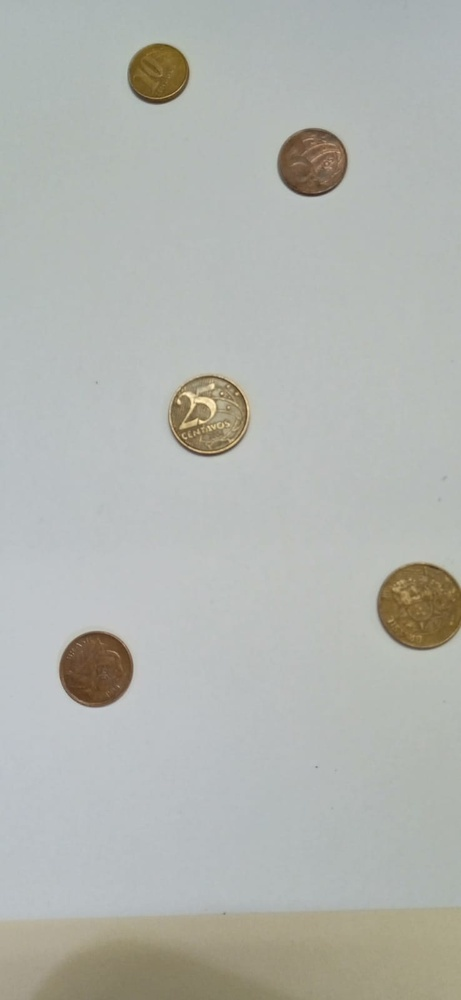
#> input picture Atividade/Implementação: Processamento Básico de Imagens/AtividadeMoerda/moedas.jpg, 461 x 1000 px, shrunk from 738 x 1600 before the run
$ python Moeda.py
#> lines starting #> are read from the running program, lines starting #| are printed output that depends on the picture; after the words box and inside, x2 and y2 are one past the last pixel; in counts of white or black regions, pixels touching at a corner belong together
import cv2
import numpy as np

# Carrega a imagem em escala de cinza
img = cv2.imread('moedas.jpg', cv2.IMREAD_GRAYSCALE)
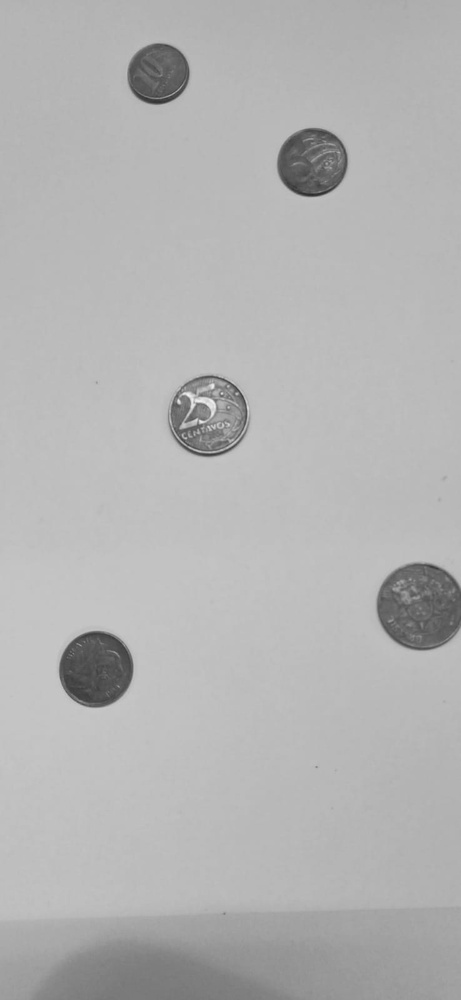
#> img: shape (1000, 461); min 41, max 243, mean 179.3

# Aplica a detecção de bordas usando o operador Canny
edges = cv2.Canny(img, 160, 300)
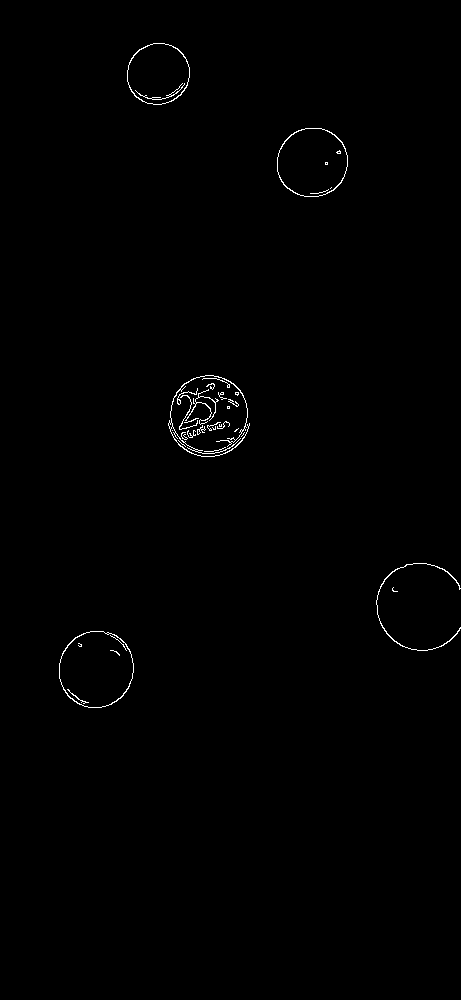
#> edges: shape (1000, 461); 0.51% white in thin lines or dots, all inside (x1, y1, x2, y2) = (59, 43, 461, 708)

# Aplica a detecção de círculos usando a transformada de Hough de círculos
circles = cv2.HoughCircles(edges, cv2.HOUGH_GRADIENT, 1, 50,
                           param1=20, param2=30, minRadius=10, maxRadius=0)
#> circles = [[209.5, 412.5, 38], [95.5, 669.5, 36.1], [158.5, 72.5, 31.3], [311.5, 160.5, 35], [422.5, 601.5, 47.1]]

# converte as coordenadas do círculo em inteiros
circles = np.uint16(np.around(circles))
#> circles = [[210, 412, 38], [96, 670, 36], [158, 72, 31], [312, 160, 35], [422, 602, 47]]

# Desenha os círculos detectados na imagem
for i in circles[0, :]:
    # desenha o círculo externo
    cv2.circle(img, (i[0], i[1]), i[2], (0, 255, 0), 2)
    # desenha o centro do círculo
    cv2.circle(img, (i[0], i[1]), 2, (0, 0, 255), 3)
#> this loop made 5 passes
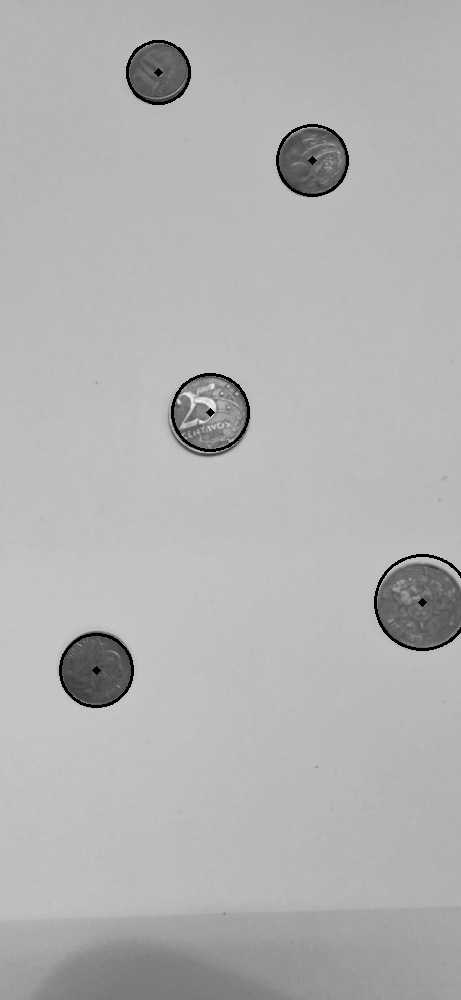
#> img: shape (1000, 461); 0.77% of pixels changed, all inside (x1, y1, x2, y2) = (59, 40, 461, 708)

# Conta o número de círculos detectados
num_circles = len(circles[0])
#> num_circles = 5

#Dilatação ou erosão de objetos, preenchimento de lacunas em objetos
cv2.getStructuringElement(cv2.MORPH_RECT, (5,5))

# Mostra a imagem com os círculos detectados
cv2.imshow('Detecção de moedas', img)
cv2.waitKey(0)
cv2.destroyAllWindows()

# Exibe o número de moedas detectadas
print("Número de moedas na imagem:", num_circles)
#| Número de moedas na imagem: 5
